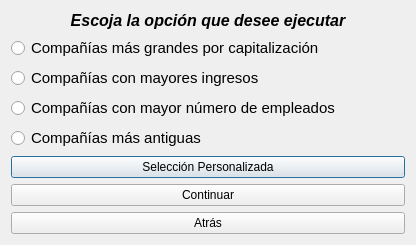
<?xml version="1.0" encoding="UTF-8"?>
<ui version="4.0">
 <class>Panel_selector</class>
 <widget class="QDialog" name="Panel_selector">
  <property name="geometry">
   <rect>
    <x>0</x>
    <y>0</y>
    <width>416</width>
    <height>239</height>
   </rect>
  </property>
  <property name="windowTitle">
   <string>Selector opciones</string>
  </property>
  <layout class="QVBoxLayout" name="verticalLayout_3">
   <item>
    <layout class="QHBoxLayout" name="horizontalLayout">
     <item>
      <widget class="QLabel" name="label">
       <property name="font">
        <font>
         <pointsize>12</pointsize>
         <weight>75</weight>
         <italic>true</italic>
         <bold>true</bold>
        </font>
       </property>
       <property name="text">
        <string>Escoja la opción que desee ejecutar</string>
       </property>
       <property name="alignment">
        <set>Qt::AlignCenter</set>
       </property>
       <property name="wordWrap">
        <bool>true</bool>
       </property>
      </widget>
     </item>
    </layout>
   </item>
   <item>
    <layout class="QHBoxLayout" name="horizontalLayout_2">
     <item>
      <layout class="QVBoxLayout" name="verticalLayout">
       <item>
        <widget class="QRadioButton" name="marketButton">
         <property name="font">
          <font>
           <pointsize>11</pointsize>
          </font>
         </property>
         <property name="text">
          <string>Compañías más grandes por capitalización</string>
         </property>
        </widget>
       </item>
       <item>
        <widget class="QRadioButton" name="incomeButton">
         <property name="font">
          <font>
           <pointsize>11</pointsize>
          </font>
         </property>
         <property name="text">
          <string>Compañías con mayores ingresos</string>
         </property>
        </widget>
       </item>
      </layout>
     </item>
    </layout>
   </item>
   <item>
    <layout class="QVBoxLayout" name="verticalLayout_2">
     <item>
      <widget class="QRadioButton" name="employeeButton">
       <property name="font">
        <font>
         <pointsize>11</pointsize>
        </font>
       </property>
       <property name="text">
        <string>Compañías con mayor número de empleados</string>
       </property>
      </widget>
     </item>
     <item>
      <widget class="QRadioButton" name="oldButton">
       <property name="font">
        <font>
         <pointsize>11</pointsize>
        </font>
       </property>
       <property name="text">
        <string>Compañías más antiguas</string>
       </property>
      </widget>
     </item>
    </layout>
   </item>
   <item>
    <widget class="QPushButton" name="otherButton">
     <property name="text">
      <string>Selección Personalizada</string>
     </property>
    </widget>
   </item>
   <item>
    <widget class="QPushButton" name="acceptButton">
     <property name="text">
      <string>Continuar</string>
     </property>
    </widget>
   </item>
   <item>
    <widget class="QPushButton" name="returnButton">
     <property name="text">
      <string>Atrás</string>
     </property>
    </widget>
   </item>
  </layout>
 </widget>
 <resources/>
 <connections/>
</ui>
